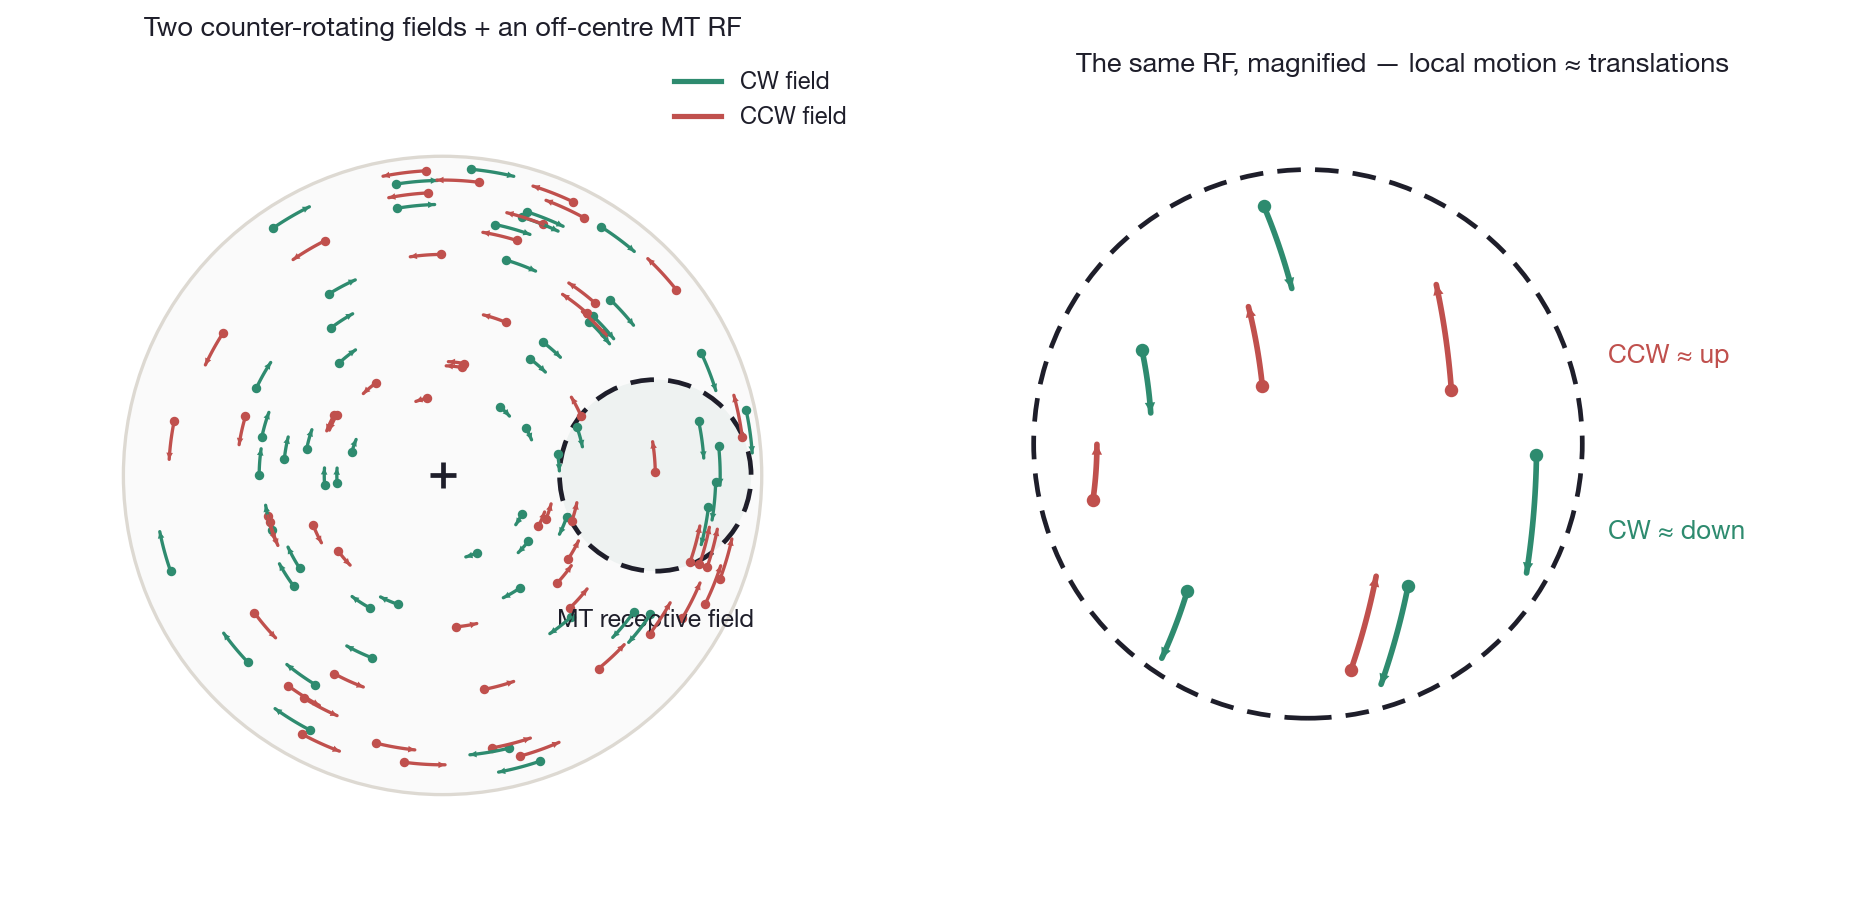

Python code for this plot:
"""
Original schematic (our own stimulus — not a reproduction of any published
figure): the two transparent counter-rotating dot fields, with a large MT
receptive field placed off to one side of fixation.  The point: for an
off-centre RF, each rigid rotation is *locally* well approximated by a
translation, so the two rotations (and the brief test translation) can all be
treated as motion directions on one axis.  V1 supplies that local direction
signal (the *input*, invariant to the feature swaps); the model's own stages
live in MT — the direction-selective channels that adapt, then the pattern /
MST unit that detects translation.  This lets us reason with a directional MT
drive without yet invoking MST / rotation-selective neurons.

Geometry: the RF sits directly to the RIGHT of fixation, so the CW field's
local motion is DOWN and the CCW field's is UP — matching the drive figure
(DIR_CW = -90 deg = down, DIR_CCW = 90 deg = up).

Run:  /usr/bin/python3 mt_rf_figure.py
"""

import numpy as np
import matplotlib
matplotlib.use("Agg")
import matplotlib.pyplot as plt
from matplotlib.patches import Circle, FancyArrowPatch
from matplotlib.lines import Line2D

from web_figures import INK, INK2, BORDER, ACCENT, CUED, UNCUED, SURFACE, GRID

GREEN, RED = CUED, UNCUED          # field colours (match the rest of the set)
APERTURE = 3.0                     # = 2.0 deg radius (4 deg stimulus, S&B 2010)
RF_C, RF_R = (2.0, 0.0), 0.9       # MT RF: directly right of fixation, eccentric
                                   # enough to exclude the near-fixation dots
                                   # (whose local motion is not up/down)
OMEGA = 81.0                       # rotation speed, deg/s (Stoner & Blanc 2010)
TRACE_MS = 100.0                   # duration each dot-trace represents
SWEEP = OMEGA * TRACE_MS / 1000.0  # constant angular sweep (deg) ~ 12.15

# Dot density: S&B used 5 dots/deg^2 per field.  Here 1 deg = 1.5 units, so
# 1 deg^2 = 2.25 units^2 -> ~55 dots in the annulus at that density.
N_DOTS = 55


def _field(n, seed, rmin=0.7, rmax=None):
    """Uniform-random dot positions in an annulus (area-uniform sampling)."""
    if rmax is None:
        rmax = APERTURE - 0.08
    rng = np.random.default_rng(seed)
    angles = rng.uniform(0, 2 * np.pi, n)
    rs = np.sqrt(rng.uniform(rmin ** 2, rmax ** 2, n))
    return np.column_stack([rs * np.cos(angles), rs * np.sin(angles)])


def _arc_in_circle(zp, fix_zoom, sense, sweep_deg, rz, margin=0.10):
    """True iff the full arc about fix_zoom stays within rz of origin."""
    zp = np.asarray(zp, float); fz = np.asarray(fix_zoom, float)
    rvec = zp - fz
    R = np.hypot(*rvec)
    th0 = np.degrees(np.arctan2(rvec[1], rvec[0]))
    s = -1.0 if sense == "CW" else 1.0
    ths = np.radians(np.linspace(th0, th0 + s * sweep_deg, 24))
    arc = fz[:, None] + R * np.array([np.cos(ths), np.sin(ths)])
    return bool(np.all(np.hypot(arc[0], arc[1]) < rz - margin))


def _spread_select(pts, min_dist, rng_seed=0):
    """Greedy Poisson-disk selection: return a well-separated subset."""
    rng = np.random.default_rng(rng_seed)
    order = rng.permutation(len(pts))
    selected = []
    for i in order:
        p = pts[i]
        if all(np.hypot(*(p - s)) > min_dist for s in selected):
            selected.append(p)
    return selected


def _rotation_arrow(ax, a0_deg, a1_deg, color, R=3.45):
    th = np.radians(np.linspace(a0_deg, a1_deg, 30))
    ax.plot(R * np.cos(th), R * np.sin(th), color=color, lw=2.4,
            solid_capstyle="round")
    # arrowhead at the a1 end
    p1 = np.array([R * np.cos(th[-1]), R * np.sin(th[-1])])
    p0 = np.array([R * np.cos(th[-3]), R * np.sin(th[-3])])
    ax.add_patch(FancyArrowPatch(p0, p1, arrowstyle="-|>", mutation_scale=16,
                 color=color, lw=0, zorder=5))


def _arc_motion(ax, p, fix, sense, color, lw=1.7, head=8,
                sweep_deg=None, length=None):
    """Draw a short arrow that is a TRUE arc of the circle of rigid rotation
    about ``fix`` passing through dot ``p``.  sense='CW'/'CCW'.  Pass
    ``sweep_deg`` for a fixed DURATION (constant angle -> length scales with
    radius, as real rigid rotation does); or ``length`` for a fixed arc length
    (used only for the idealized zoom)."""
    p = np.asarray(p, float); fix = np.asarray(fix, float)
    rvec = p - fix
    R = np.hypot(*rvec)
    th0 = np.degrees(np.arctan2(rvec[1], rvec[0]))
    s = -1.0 if sense == "CW" else 1.0          # CW = decreasing angle
    if sweep_deg is None:
        sweep_deg = np.degrees(length / R)
    ths = np.radians(np.linspace(th0, th0 + s * sweep_deg, 16))
    xs = fix[0] + R * np.cos(ths)
    ys = fix[1] + R * np.sin(ths)
    ax.plot(xs, ys, color=color, lw=lw, solid_capstyle="round", zorder=4)
    ax.add_patch(FancyArrowPatch((xs[-2], ys[-2]), (xs[-1], ys[-1]),
                 arrowstyle="-|>", mutation_scale=head, color=color, lw=0,
                 zorder=4))


def fig_mt_rf(out="mt_rf_figure.png"):
    fig, (axL, axR) = plt.subplots(
        1, 2, figsize=(11.5, 5.6), gridspec_kw=dict(width_ratios=[1.15, 1.0]))

    # ============ LEFT: the stimulus + the MT RF ======================
    axL.set_aspect("equal"); axL.axis("off")
    axL.set_xlim(-4.0, 4.0); axL.set_ylim(-4.0, 4.0)

    axL.add_patch(Circle((0, 0), APERTURE, facecolor="#fafafa",
                  edgecolor=BORDER, lw=1.4, zorder=0))

    # the MT receptive field, highlighted
    axL.add_patch(Circle(RF_C, RF_R, facecolor="#eef2f1", edgecolor=INK,
                  lw=2.0, ls=(0, (5, 3)), zorder=1))

    # fixation
    axL.plot(0, 0, marker="+", ms=11, mew=2.0, color=INK, zorder=5)

    # every dot is drawn as a TRACE: a short arc of its rigid-rotation path
    # about fixation, tipped with an arrowhead for direction.  Green = CW
    # field, red = CCW field.  Uniform-random placement in the annulus.
    g = _field(N_DOTS, seed=11)
    r = _field(N_DOTS, seed=12)
    for p in g:
        axL.scatter(*p, s=9, color=GREEN, zorder=3)
        _arc_motion(axL, p, (0, 0), "CW", GREEN, lw=1.4, head=7, sweep_deg=SWEEP)
    for p in r:
        axL.scatter(*p, s=9, color=RED, zorder=3)
        _arc_motion(axL, p, (0, 0), "CCW", RED, lw=1.4, head=7, sweep_deg=SWEEP)

    axL.text(RF_C[0], RF_C[1] - RF_R - 0.35, "MT receptive field",
             ha="center", va="top", fontsize=10.5, color=INK)
    axL.legend(handles=[
        Line2D([0], [0], color=GREEN, lw=2.2, label="CW field"),
        Line2D([0], [0], color=RED, lw=2.2, label="CCW field")],
        loc="upper right", frameon=False, fontsize=10)

    axL.set_title("Two counter-rotating fields + an off-centre MT RF",
                  fontsize=11.5, color=INK, pad=6)

    # ============ RIGHT: the SAME RF, exactly magnified ===============
    # Not an idealized patch — the identical dots and identical rotation arcs
    # from inside the RF on the left, scaled up about the (magnified) real
    # fixation so the motions shown are exactly those in the stimulus.
    axR.set_aspect("equal"); axR.axis("off")
    M = 1.45
    rz = RF_R * M
    fix_zoom = (-np.array(RF_C)) * M            # real fixation, magnified in
    axR.set_xlim(-rz - 0.3, rz + 1.2); axR.set_ylim(-rz - 0.7, rz + 0.4)
    axR.add_patch(Circle((0, 0), rz, facecolor=SURFACE, edgecolor=INK,
                  lw=2.0, ls=(0, (5, 3)), zorder=1))

    # Zoom candidates: sample a dense pool directly within the RF, check that
    # each arc stays fully inside the zoom circle, then spread-select.
    def _rf_pool(n, seed):
        rng = np.random.default_rng(seed)
        pts = []
        while len(pts) < n:
            p = rng.uniform(-RF_R, RF_R, 2) + np.array(RF_C)
            if np.hypot(p[0] - RF_C[0], p[1] - RF_C[1]) < RF_R - 0.06:
                pts.append(p)
        return pts

    def _zoom_candidates(pool, sense):
        out = []
        for p in pool:
            zp = (np.asarray(p) - RF_C) * M
            if _arc_in_circle(zp, fix_zoom, sense, SWEEP, rz, margin=0.06):
                out.append(zp)
        return out

    g_cands = _zoom_candidates(_rf_pool(120, seed=21), "CW")
    r_cands = _zoom_candidates(_rf_pool(120, seed=22), "CCW")
    g_zoom = _spread_select(g_cands, min_dist=0.82, rng_seed=7)[:5]
    r_zoom = _spread_select(r_cands, min_dist=0.82, rng_seed=8)[:5]

    for zp in g_zoom:
        axR.scatter(*zp, s=22, color=GREEN, zorder=3)
        _arc_motion(axR, zp, fix_zoom, "CW", GREEN, lw=2.4, head=11,
                    sweep_deg=SWEEP)
    for zp in r_zoom:
        axR.scatter(*zp, s=22, color=RED, zorder=3)
        _arc_motion(axR, zp, fix_zoom, "CCW", RED, lw=2.4, head=11,
                    sweep_deg=SWEEP)

    axR.text(rz + 0.12, -0.42, "CW ≈ down", color=GREEN, fontsize=11,
             fontweight="bold", ha="left", va="center")
    axR.text(rz + 0.12, 0.42, "CCW ≈ up", color=RED, fontsize=11,
             fontweight="bold", ha="left", va="center")
    axR.set_title("The same RF, magnified — local motion ≈ translations",
                  fontsize=11.5, color=INK, pad=6)

    fig.tight_layout()
    fig.savefig(out, dpi=170, bbox_inches="tight", facecolor="white")
    plt.close(fig)
    print(f"wrote {out}")


if __name__ == "__main__":
    fig_mt_rf()
